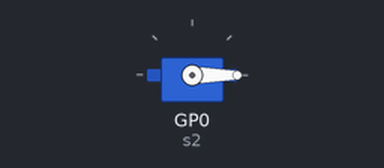
Recording of a program running on a simulated Raspberry Pi Pico running MicroPython. On the bench: servo. Servo angles are drawn from the pulse width (0.5 ms = 0°, 2.5 ms = 180°); library files of the repository ran but are not shown: servo.py.

Above: at 0.05 s.
Timing chart, 0 to 3.0 s (numbered marks = the images above):
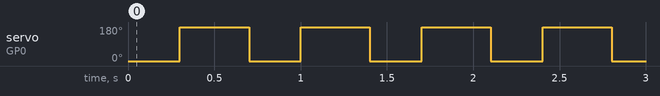

Measured:
- by itself, servo on GP0 (s2): alternates 180° for 0.40 s and 0° for 0.30 s

The program:

ServoTest.py
```python
from servo import Servo
from time import sleep

s1 = Servo(pin=3)  #To be changed according to the pin used
s2 = Servo(pin=0)  #To be changed according to the pin used

s2.move(0)

while True:
#     for i in range(0,150,6):
#         s2.move(i)
#         sleep(0.1)
    s2.move(0)
    sleep(0.3)
    s2.move(195)
    sleep(0.4)
```
